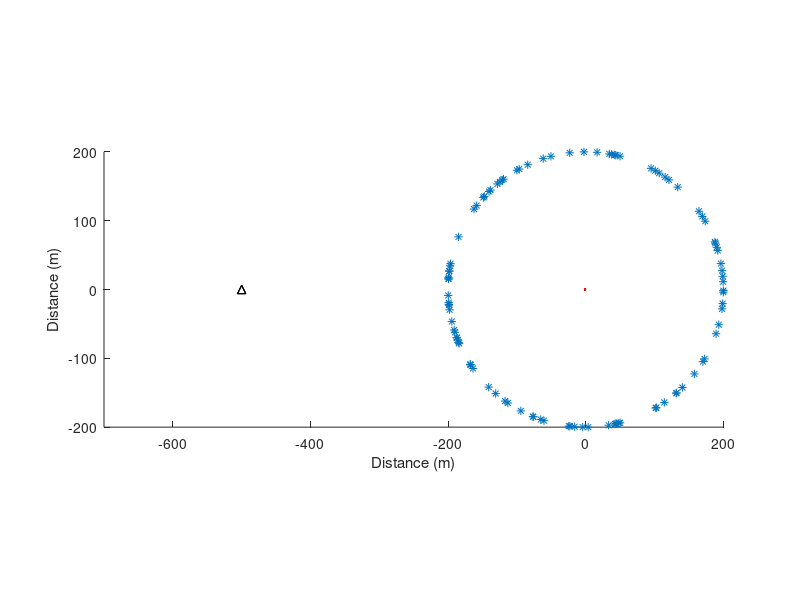
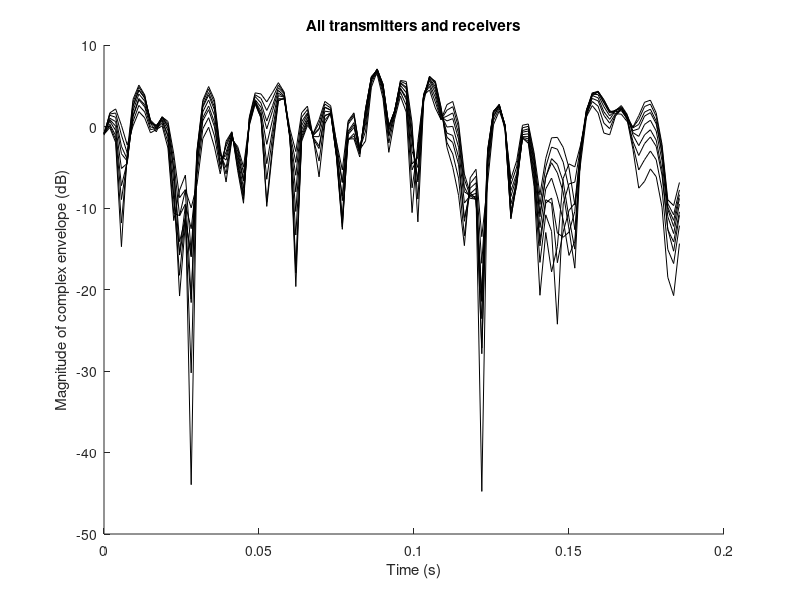
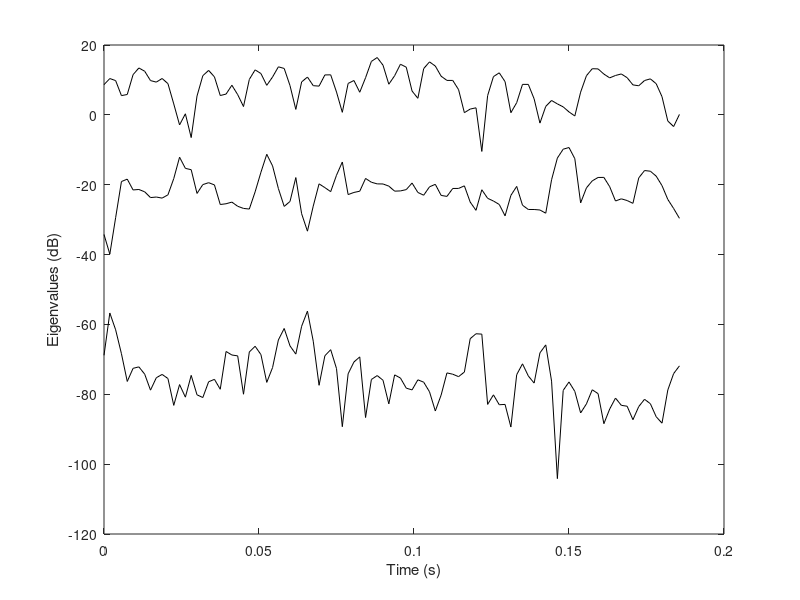

Here is the MATLAB script that generated these plots, in order: (Note: this script raises an error after producing the figures.)
%
% project1022   % MIMO scenario. MS moving. Small antenna separation
%
% =======================================================================
% Initialize 
% =======================================================================
clear
close all
clc
% =======================================================================
% basic inputs 
% =======================================================================
fc=2000;         % MHz  Carrier frequency
F=8;             % sampling rate: fraction of wave length
V=10;            %  m/s MS1 speed
Nsamples=100;   % Number of samples
NSC=100;         % Number of scatterers
avPower=0;     % sigma^2  Raverage power

% =======================================================================
% indirect parameters 
% =======================================================================
lambdac=300/fc;    % m wavelength
Dx=lambdac/F;      % m sampling spacing
ts=Dx/V;          % s time sampling interval
fs=1/ts;           % Hz sampling frequency
kc=2*pi/lambdac;   % propagation constant
a=sqrt(10.^(avPower/10)/NSC)  % magnitude of echoes
fm=V/lambdac                % max Doppler shift
timeaxis=ts.*[0:Nsamples-1];
% =======================================================================
% geometric inputs 
% =======================================================================

dBS=500;
angleBS=180;
BSx=dBS*cosd(angleBS) % location of transmitter (BS) x-coordinate
BSy=dBS*sind(angleBS)  % location of transmitter (BS) y-coordinate

fig=figure;    % Open scenario plot
hold on

% =======================================================================
% Transmitter geometry
% =======================================================================
N_tx=3;             % Transmitter antennas number.
delta_tx=lambdac/16;   % Distance between adjacent transmitter antennas (m).
epsilon=0;         % Angle between Y-axis and the transmitter antennas axis (deg).

BS_epaxis=(-(N_tx-1)/2:(N_tx-1)/2)*delta_tx;
BSxi=(BS_epaxis*sind(180-epsilon))+BSx;
BSyi=(BS_epaxis*cosd(180-epsilon))+BSy;
plot(BSxi,BSyi,'k^')

% Mobile geometry
N_rx=3;             % No. of MS antennas 
delta_rx=lambdac/16;   % Distance between adjacent mobile antennas (m).

MSyi=(-(N_rx-1)/2:(N_rx-1)/2)*delta_rx;

%===================================================

MS0=-V*timeaxis(end)/2;        % initial location of receiver (MS) x-coordinate

MSx=MS0+V.*timeaxis;  % MS route along x-axis
MSy=zeros(Nsamples,1);  % MS route along x-axis (y=0)
plot(MSx,MSy,'r')
%===================================================

plot(repmat(MS0,1,length(MSyi)),MSyi,'r.')
%===================================================
MINx=min(min([BSxi MSx]))-200;
MAXx=max(max([BSxi MSx]))+200;
MINy=min(min(min([BSyi MSy'])))-200;
MAXy=max(max(max([BSyi MSy'])))+200;
axis([MINx MAXx MINy MAXy])
axis equal

% locations of point scatterers =========================================

minalpha=0;
maxalpha=360;

D=200;                        % radius from origin
alpha=rand(NSC,1)*(maxalpha-minalpha)+minalpha;        % random draw of angles of arrival

SCx=D.*cosd(alpha);
SCy=D.*sind(alpha);

plot(SCx,SCy,'*')
xlabel('Distance (m)');
ylabel('Distance (m)');

% =======================================================================
% calculate distance matrix 

distBSSC=cell(N_tx,1);
distBSSCext=cell(N_tx,1);
for ii=1:N_tx
    distBSSC{ii}=sqrt((BSxi(ii)-SCx).^2+(BSyi(ii)-SCy).^2);;
    distBSSCext{ii}=repmat(distBSSC{ii},[1 Nsamples]);
end

dist_BSCMS=cell(1,N_rx);
for ii=1:N_rx
    distSCMS{ii}=sqrt((repmat(SCx,1,Nsamples)-repmat(MSx,NSC,1)).^2+(repmat(SCy,1,Nsamples)-MSyi(ii)).^2);
end

distBSSCMS=cell(N_tx,N_rx);
for ii=1:N_tx
    for jj=1:N_rx
        distBSSCMS{ii,jj}=distBSSCext{ii}+distSCMS{jj};
    end
end

% =======================================================================
% calculate complex envelope 
% =======================================================================
ray=cell(N_tx,N_rx);
r=cell(N_tx,N_rx);
figure,hold
for ii=1:N_tx
    for jj=1:N_rx
        ray{ii,jj}=a*exp(-j*kc*distBSSCMS{ii,jj});
        r{ii,jj}=sum(ray{ii,jj});
        plot(timeaxis,20*log10(abs(r{ii,jj})),'k')        
    end
end
xlabel('Time (s)')
ylabel('Magnitude of complex envelope (dB)')
title('All transmitters and receivers')

% =======================================================================
% convert cell in matrix
% =======================================================================
H=zeros(N_tx,N_rx,Nsamples);

for ii=1:N_tx
    for jj=1:N_rx
        H(ii,jj,:)=r{ii,jj}; 
    end
end

% calculate eigenvalues

Neigens=min(N_tx,N_rx);
eigens=zeros(Neigens,Nsamples);
for ii=1:Nsamples
    eigens(:,ii)=svd(H(:,:,ii));
end

eigens=eigens.^2;  % before they were singular values, now eigenvalues

figure,plot(timeaxis,10*log10(eigens),'k')
xlabel('Time (s)')
ylabel('Eigenvalues (dB)')


CDFx=[];
CDFy=[];
for ii=1:min(N_tx,N_rx)
    [x,y]=fCDF(eigens(ii,:));
    CDFx=[CDFx, x'];
    CDFy=[CDFy, y'];
end
figure,semilogy(10*log10(CDFx),CDFy)
xlabel('Eigenvalues (dB)')
ylabel('Probability the abscissa is not exceeded')

% ======================================================================
% claculate capacity time-series with equal power assingment to all models 

SNR=20;   % Signal to noise ratio in dB
snr=10^(0.1*SNR);

CSISO=log2(1+snr.*abs(r{1,1}).^2);
CMIMO=log2(1+snr.*eigens./Neigens);

figure,plot(timeaxis,CMIMO,'k:',timeaxis,sum(CMIMO),'k',timeaxis,CSISO,'k.-')
xlabel('Time (s)')
ylabel('Capacity (b/s/Hz)')
legend('MIMO channels ','Overall MIMO','SISO', 'Location', 'Best')



[xMIMO,yMIMO]=fCDF(sum(CMIMO))
[xSISO,ySISO]=fCDF(CSISO)

figure,semilogy(xMIMO,yMIMO,'k',xSISO,ySISO,'k.-')
xlabel('Capacity (b/s/Hz)')
ylabel('Probability the abscissa is not exceeded')
legend('MIMO','SISO', 'Location', 'Best')

% ======================================================================
% calculate RMIMO

RMIMO=zeros(N_tx*N_rx,N_tx*N_rx);
row=1;
col=1;
for ii=1:N_tx
    for jj=1:N_rx
        for kk=1:N_tx
            for mm=1:N_rx
                auxx=corrcoef(r{ii,jj},r{kk,mm});
                RMIMO(row,col)=auxx(1,2);
                col=col+1;
            end
        end
        row=row+1;
        col=1;
    end
end

% save RMIMO RMIMO

% ========================================================================
% BS side correlations
% ========================================================================

RBS=zeros(N_tx,N_tx);
for ii=1:N_tx
    for kk=1:N_tx
        auxx=corrcoef(r{ii,1},r{kk,1});
        RBS(ii,kk)=auxx(1,2);
    end
end
RBS
% ========================================================================
% MS side correlations
% ========================================================================

RMS=zeros(N_rx,N_rx);
for ii=1:N_rx
    for kk=1:N_rx
        auxx=corrcoef(r{1,ii},r{1,kk});
        RMS(ii,kk)=auxx(1,2);
    end
end
RMS

% =======================================================================
RMIMOkron=kron(RBS,RMS)

abs(RMIMO)-abs(RMIMOkron)

abs(RMIMO-RMIMOkron)
